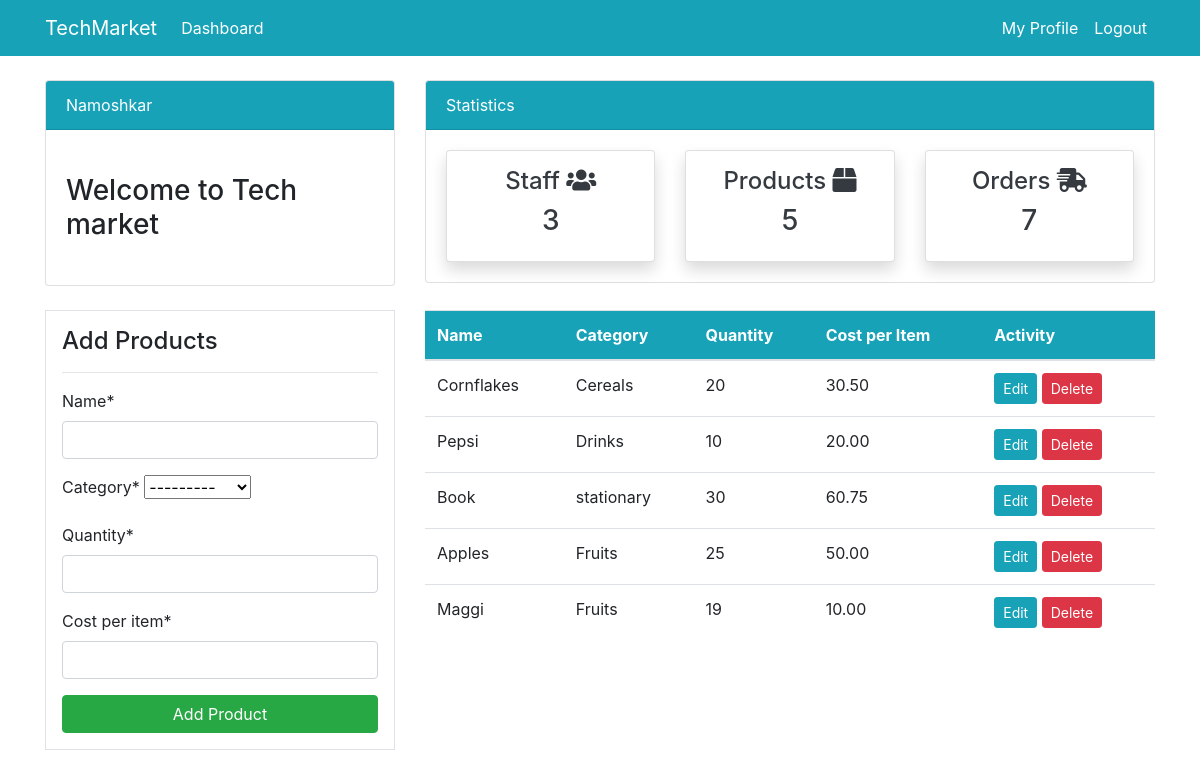
/dashboard/product/ (signed in), run on an earlier commit of the app's database.
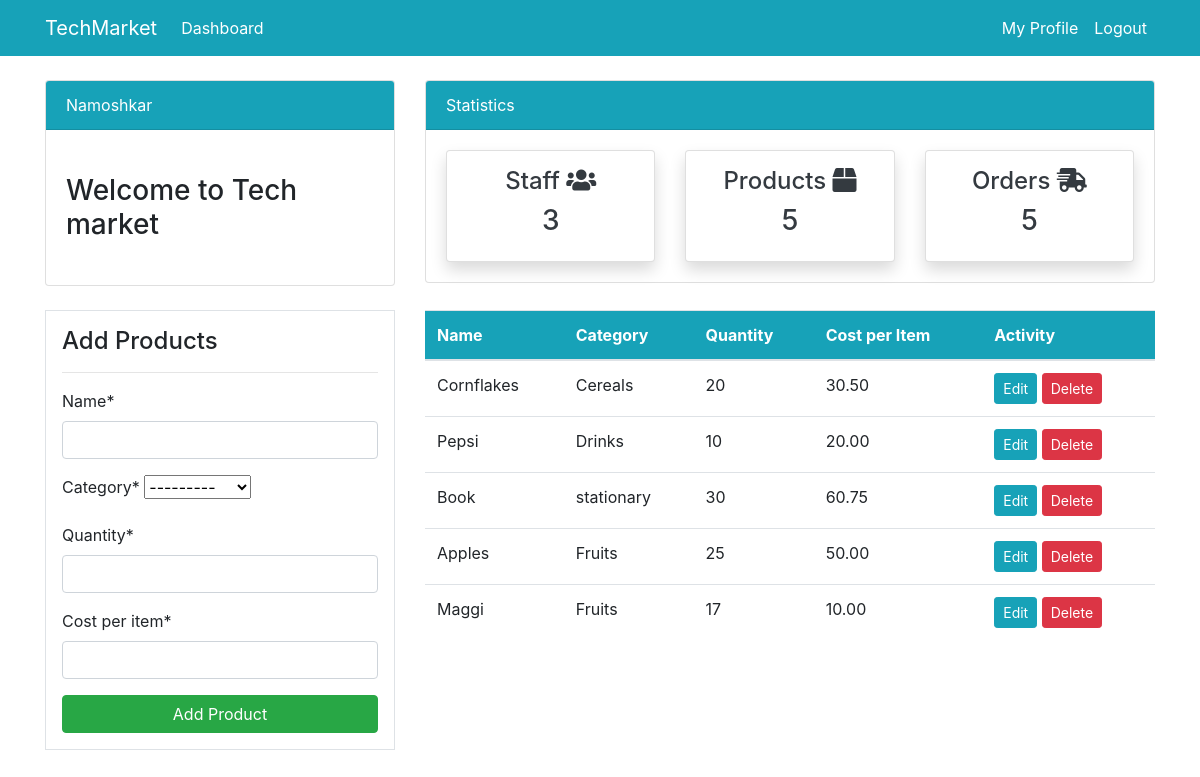
And on a later commit of the database.
### dashboard/models.py (models this page shows, shortened)
class Product(models.Model):
    name = models.CharField(max_length=100,null=True) #Change it to choice later
    category = models.CharField(max_length=100,choices=Category,null=True)
    quantity = models.PositiveIntegerField(null=True)
    cost_per_item = models.DecimalField(max_digits=5,decimal_places=2,null=True)

### dashboard/views.py (the view)
# urls.py: path('product/',views.product,name='dashboard-product'),
@login_required
def product(request):   # for create and read
    items = Product.objects.all() # using ORM
    product_count = items.count()
    worker_count= User.objects.all().count()
    order_count = Order.objects.all().count()
    if(request.method == 'POST'):
        form = ProductForm(request.POST)
        if form.is_valid():
            form.save()
            product_name = form.cleaned_data.get('name')
            messages.success(request, f'{product_name} has been added')
            return redirect('dashboard-product')
    else:
        form = ProductForm()
    context = {
        'items' : items,
        'form' : form,
        'worker_count': worker_count,
        'product_count': product_count,
        'order_count': order_count,
    }
    return render(request, 'dashboard/product.html',context)

### dashboard/forms.py
class ProductForm(forms.ModelForm): # for admin
    class Meta:
        model = Product
        fields = ['name', 'category', 'quantity','cost_per_item']

### templates/dashboard/product.html (shortened to what this page needs)
{% extends 'partials/base.html' %}
{% load crispy_forms_tags %}
{% block content %}
{% include 'partials/topnav.html' %}
    <div class="container">
        <div class="row my-4">
            <div class="col-md-4">
                <div class="border bg-white p-3">
                    <h4>Add Products</h4>
                    <hr>
                    <form method="POST">
                        {{ form|crispy }}
                        <input class="btn btn-success btn-block" type="submit" value="Add Product">
                    </form>
                </div>
            </div>
            <div class="col-md-8">
                <table class="table bg-white">
                    <thead class="bg-info">
                        <tr class="text-white">
                            <th scope="col">Name</th>
                            <th scope="col">Category</th>
                            <th scope="col">Quantity</th>
                            <th scope="col">Cost per Item</th>
                            <th scope="col">Activity</th>
                        </tr>
                    </thead>
                    <tbody>
                        {% for item in items %}
                        <tr>
                            <td>{{ item.name }}</td>
                            <td>{{ item.category }}</td>
                            <td>{{ item.quantity }}</td>
                            <td>{{ item.cost_per_item }}</td>
                            <td>
                                <a class="btn btn-info btn-sm" href="{% url 'dashboard-product-update' item.id %}">Edit</a>
                                <a class="btn btn-danger btn-sm" href="{% url 'dashboard-product-delete' item.id %}">Delete</a>
                            </td>
                        </tr>
                        {% endfor %}
                    </tbody>
                </table>
            </div>
        </div>
    </div>
{% endblock %}

### templates/partials/base.html (shortened to what this page needs)
{% load static %}
<!doctype html>
<html lang="en">
<head>
    <link rel="stylesheet" href="https://cdn.jsdelivr.net/npm/bootstrap@4.6.0/dist/css/bootstrap.min.css"
>
    <link rel="stylesheet" href="https://use.fontawesome.com/releases/v5.15.2/css/all.css"
>
    <link rel="stylesheet" href="">
</head>
<body>
    {% include 'partials/nav.html' %}
    {% block content %}
    {% endblock %}
</body>
</html>

### templates/partials/nav.html (shortened to what this page needs)
<nav class="navbar navbar-expand-lg navbar-info bg-info">
    <div class="container">
        <a class="navbar-brand text-white">TechMarket</a>
        <div class="collapse navbar-collapse" id="navbarSupportedContent">
            <ul class="navbar-nav mr-auto">
                <li class="nav-item active">
                    <a class="nav-link text-white" href="{% url 'dashboard-index' %}">Dashboard </a>
                </li>
            </ul>
            {% if user.is_authenticated %}
            <ul class="navbar-nav ml-auto">
                <li class="nav-item active">
                    <a class="nav-link text-white" href="{%url 'user-profile'%}">My Profile </a>
                </li>
                <li class="nav-item">
                    <a class="nav-link text-white" href="{% url 'user-logout' %}">Logout</a>
                </li>
            </ul>
            {% endif %}
        </div>
    </div>
</nav>

### templates/partials/topnav.html
<div class="container">
    <div class="row mt-4">
        <div class="col-md-4">
            <div class="card">
                <div class="card-header bg-info text-white">
                    Namoshkar
                </div>
                <div class="card-body">
                    <marquee behavior="" direction="">
                        <h3 class="my-4">Welcome to Tech market</h3>
                    </marquee>
                </div>
            </div>
        </div>
        <div class="col-md-8">
            <div class="card">
                <div class="card-header bg-info text-white">
                    Statistics
                </div>
                <div class="card-body">
                    <div class="row">
                        <div class="col-md-4">
                            <a class="text-decoration-none text-dark" href="{% url 'dashboard-staff' %}">
                                <div class="card my-card shadow text-center p-3">
                                    <h4>Staff <i class="fas fa-users"></i></h4>
                                    <h3>{{ worker_count }}</h3>
                                </div>
                            </a>
                        </div>
                        <div class="col-md-4">
                            <a class="text-decoration-none text-dark" href="{% url 'dashboard-product' %}">
                                <div class="card my-card shadow text-center p-3">
                                    <h4>Products <i class="fas fa-box"></i></h4>
                                    <h3>{{ product_count }}</h3>
                                </div>
                            </a>
                        </div>
                        <div class="col-md-4">
                            <a class="text-decoration-none text-dark" href="{% url 'dashboard-order' %}">
                                <div class="card my-card shadow text-center p-3">
                                    <h4>Orders <i class="fas fa-shipping-fast"></i></h4>
                                    <h3>{{ order_count }}</h3>
                                </div>
                            </a>
                        </div>
                    </div>
                </div>
            </div>
        </div>
    </div>
</div>

What changed in the data, as far as the page shows it:
changed Product "Maggi": quantity "19" → "17"
Also different on the page:
{{ order_count }}: "7" → "5"
